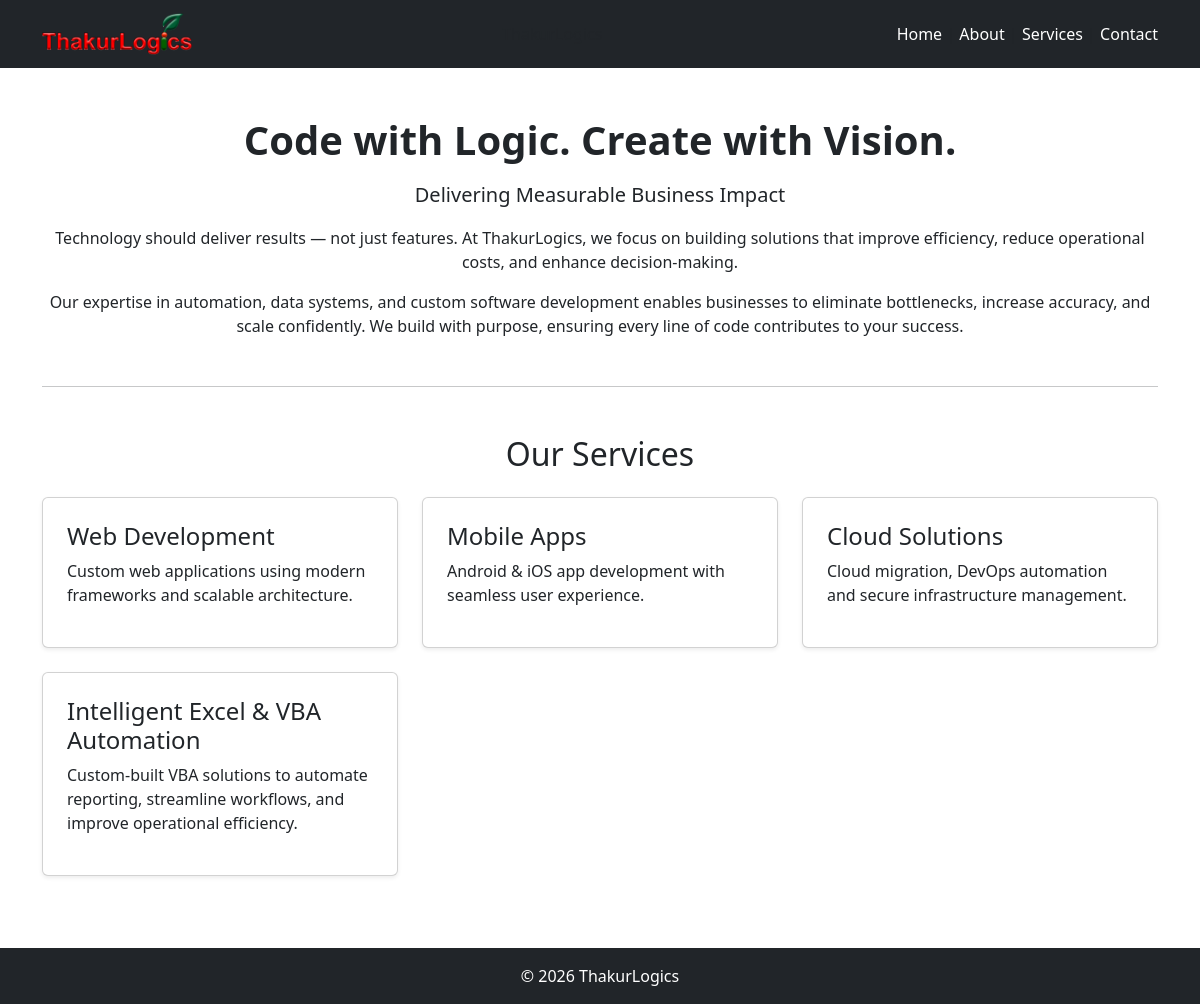
The page / on the database its author committed.
### core/models.py (models this page shows, shortened)
class SiteSettings(models.Model):
    company_name = models.CharField(max_length=200)
    tagline = models.CharField(max_length=300)
    from ckeditor.fields import RichTextField
    about_content = RichTextField()

class Service(models.Model):
    title = models.CharField(max_length=200)
    description = models.TextField()
    icon = models.CharField(max_length=100, blank=True)

### core/views.py (the view)
# urls.py: path('', views.home, name='home'),
def home(request):
    settings = SiteSettings.objects.first()
    services = Service.objects.all()
    return render(request, 'home.html', {
        'settings': settings,
        'services': services
    })

### core/templates/home.html
{% extends 'base.html' %}
{% block content %}
<div class="text-center">
    <h1 class="fw-bold">{{ settings.tagline }}</h1>
    <p class="lead mt-3">Delivering Measurable Business Impact</p>
    <p>Technology should deliver results — not just features. At ThakurLogics, we focus on building solutions that improve efficiency, reduce operational costs, and enhance decision-making.</p>
    <p>Our expertise in automation, data systems, and custom software development enables businesses to eliminate bottlenecks, increase accuracy, and scale confidently. We build with purpose, ensuring every line of code contributes to your success.</p>
</div>
<hr class="my-5">
<h2 class="text-center mb-4">Our Services</h2>
<div class="row">
    {% for service in services %}
    <div class="col-md-4 mb-4">
        <div class="card p-4 shadow-sm">
            <h4>{{ service.title }}</h4>
            <p>{{ service.description }}</p>
        </div>
    </div>
    {% endfor %}
</div>
{% endblock %}

### core/templates/base.html (shortened to what this page needs)
{% load static %}
<!DOCTYPE html>
<html>
<head>
    <link href="https://cdn.jsdelivr.net/npm/bootstrap@5.3.2/dist/css/bootstrap.min.css" rel="stylesheet">
</head>
<body>
<nav class="navbar navbar-expand-lg navbar-dark bg-dark">
    <div class="container">
        <a class="navbar-brand fw-bold" href="/"><img src="{% static 'images/logo.png' %}" alt="Logo" width="150"></a>
        <div>
            <a class="nav-link d-inline text-white" href="/">Home</a> |
            <a class="nav-link d-inline text-white" href="/about/">About</a> |
            <a class="nav-link d-inline text-white" href="/services/">Services</a> |
            <a class="nav-link d-inline text-white" href="/contact/">Contact</a>
        </div>
    </div>
</nav>
<div class="container py-5">
    {% block content %}{% endblock %}
</div>
<footer class="bg-dark text-white text-center py-3">
    © 2026 {{ settings.company_name|default:"ThakurLogics" }}
</footer>
</body>
</html>

### rows shown on the page
SiteSettings: tagline "Code with Logic. Create with Vision.", company_name "ThakurLogics"
Service: title "Web Development", description "Custom web applications using modern frameworks and scalable architecture."
Service: title "Mobile Apps", description "Android & iOS app development with seamless user experience."
Service: title "Cloud Solutions", description "Cloud migration, DevOps automation and secure infrastructure management."
Service: title "Intelligent Excel & VBA Automation", description "Custom-built VBA solutions to automate reporting, streamline workflows, and improve operational efficiency."
